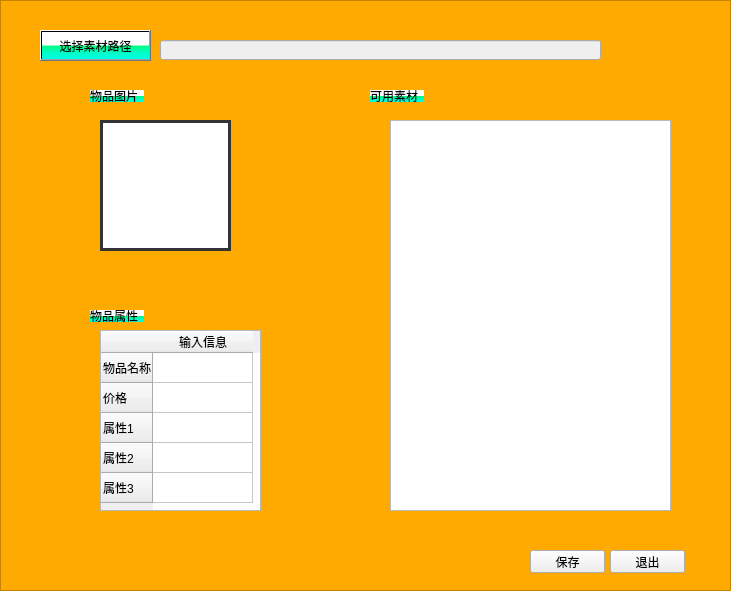
<?xml version="1.0" encoding="UTF-8"?>
<ui version="4.0">
 <class>Item_edit</class>
 <widget class="QWidget" name="Item_edit">
  <property name="geometry">
   <rect>
    <x>0</x>
    <y>0</y>
    <width>731</width>
    <height>591</height>
   </rect>
  </property>
  <property name="windowTitle">
   <string>Form</string>
  </property>
  <widget class="QFrame" name="frame">
   <property name="geometry">
    <rect>
     <x>0</x>
     <y>0</y>
     <width>731</width>
     <height>591</height>
    </rect>
   </property>
   <property name="styleSheet">
    <string notr="true">#frame{background-color: rgb(255, 170, 0);}
</string>
   </property>
   <property name="frameShape">
    <enum>QFrame::StyledPanel</enum>
   </property>
   <property name="frameShadow">
    <enum>QFrame::Raised</enum>
   </property>
   <widget class="QPushButton" name="pushButton">
    <property name="geometry">
     <rect>
      <x>610</x>
      <y>550</y>
      <width>75</width>
      <height>23</height>
     </rect>
    </property>
    <property name="text">
     <string>退出</string>
    </property>
   </widget>
   <widget class="QLabel" name="label">
    <property name="geometry">
     <rect>
      <x>100</x>
      <y>120</y>
      <width>131</width>
      <height>131</height>
     </rect>
    </property>
    <property name="styleSheet">
     <string notr="true">background-color: rgb(255, 255, 255);border: 3px solid #333</string>
    </property>
    <property name="text">
     <string/>
    </property>
   </widget>
   <widget class="QLabel" name="label_2">
    <property name="geometry">
     <rect>
      <x>90</x>
      <y>90</y>
      <width>54</width>
      <height>12</height>
     </rect>
    </property>
    <property name="styleSheet">
     <string notr="true">background-color: qlineargradient(spread:pad, x1:0, y1:0, x2:0, y2:1, stop:0 rgba(255, 255, 255, 255), stop:0.495 rgba(255, 255, 255, 255), stop:0.505 rgba(0, 255, 121, 255), stop:0.744318 rgba(0, 255, 196, 255), stop:1 rgba(0, 255, 229, 255));</string>
    </property>
    <property name="text">
     <string>物品图片</string>
    </property>
   </widget>
   <widget class="QTableWidget" name="tableWidget">
    <property name="geometry">
     <rect>
      <x>100</x>
      <y>330</y>
      <width>161</width>
      <height>181</height>
     </rect>
    </property>
    <row>
     <property name="text">
      <string>物品名称</string>
     </property>
    </row>
    <row>
     <property name="text">
      <string>价格</string>
     </property>
    </row>
    <row>
     <property name="text">
      <string>属性1</string>
     </property>
    </row>
    <row>
     <property name="text">
      <string>属性2</string>
     </property>
    </row>
    <row>
     <property name="text">
      <string>属性3</string>
     </property>
    </row>
    <column>
     <property name="text">
      <string>输入信息</string>
     </property>
    </column>
   </widget>
   <widget class="QLabel" name="label_3">
    <property name="geometry">
     <rect>
      <x>90</x>
      <y>310</y>
      <width>54</width>
      <height>12</height>
     </rect>
    </property>
    <property name="styleSheet">
     <string notr="true">background-color: qlineargradient(spread:pad, x1:0, y1:0, x2:0, y2:1, stop:0 rgba(255, 255, 255, 255), stop:0.495 rgba(255, 255, 255, 255), stop:0.505 rgba(0, 255, 121, 255), stop:0.744318 rgba(0, 255, 196, 255), stop:1 rgba(0, 255, 229, 255));</string>
    </property>
    <property name="text">
     <string>物品属性</string>
    </property>
   </widget>
   <widget class="QListWidget" name="listWidget">
    <property name="geometry">
     <rect>
      <x>390</x>
      <y>120</y>
      <width>281</width>
      <height>391</height>
     </rect>
    </property>
   </widget>
   <widget class="QLabel" name="label_4">
    <property name="geometry">
     <rect>
      <x>370</x>
      <y>90</y>
      <width>54</width>
      <height>12</height>
     </rect>
    </property>
    <property name="styleSheet">
     <string notr="true">background-color: qlineargradient(spread:pad, x1:0, y1:0, x2:0, y2:1, stop:0 rgba(255, 255, 255, 255), stop:0.495 rgba(255, 255, 255, 255), stop:0.505 rgba(0, 255, 121, 255), stop:0.744318 rgba(0, 255, 196, 255), stop:1 rgba(0, 255, 229, 255));</string>
    </property>
    <property name="text">
     <string>可用素材</string>
    </property>
   </widget>
   <widget class="QPushButton" name="pushButton_save">
    <property name="geometry">
     <rect>
      <x>530</x>
      <y>550</y>
      <width>75</width>
      <height>23</height>
     </rect>
    </property>
    <property name="text">
     <string>保存</string>
    </property>
   </widget>
   <widget class="QPushButton" name="pushButton_2">
    <property name="geometry">
     <rect>
      <x>40</x>
      <y>30</y>
      <width>111</width>
      <height>31</height>
     </rect>
    </property>
    <property name="styleSheet">
     <string notr="true">background-color: qlineargradient(spread:pad, x1:0, y1:0, x2:0, y2:1, stop:0 rgba(255, 255, 255, 255), stop:0.495 rgba(255, 255, 255, 255), stop:0.505 rgba(0, 255, 121, 255), stop:0.744318 rgba(0, 255, 196, 255), stop:1 rgba(0, 255, 229, 255));</string>
    </property>
    <property name="text">
     <string>选择素材路径</string>
    </property>
   </widget>
   <widget class="QLineEdit" name="lineEdit">
    <property name="enabled">
     <bool>false</bool>
    </property>
    <property name="geometry">
     <rect>
      <x>160</x>
      <y>40</y>
      <width>441</width>
      <height>20</height>
     </rect>
    </property>
   </widget>
  </widget>
 </widget>
 <resources/>
 <connections>
  <connection>
   <sender>pushButton</sender>
   <signal>clicked()</signal>
   <receiver>Item_edit</receiver>
   <slot>close()</slot>
   <hints>
    <hint type="sourcelabel">
     <x>647</x>
     <y>561</y>
    </hint>
    <hint type="destinationlabel">
     <x>365</x>
     <y>295</y>
    </hint>
   </hints>
  </connection>
 </connections>
</ui>
